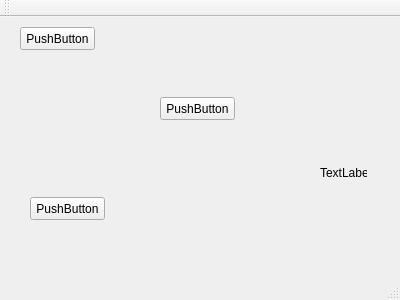
<?xml version="1.0" encoding="UTF-8"?>
<ui version="4.0">
 <class>MainWindow</class>
 <widget class="QMainWindow" name="MainWindow">
  <property name="geometry">
   <rect>
    <x>0</x>
    <y>0</y>
    <width>400</width>
    <height>300</height>
   </rect>
  </property>
  <property name="windowTitle">
   <string>MainWindow</string>
  </property>
  <widget class="QWidget" name="centralWidget">
   <widget class="QPushButton" name="pushButton">
    <property name="geometry">
     <rect>
      <x>160</x>
      <y>80</y>
      <width>75</width>
      <height>23</height>
     </rect>
    </property>
    <property name="text">
     <string>PushButton</string>
    </property>
   </widget>
   <widget class="QLabel" name="label">
    <property name="geometry">
     <rect>
      <x>320</x>
      <y>150</y>
      <width>47</width>
      <height>12</height>
     </rect>
    </property>
    <property name="text">
     <string>TextLabel</string>
    </property>
   </widget>
   <widget class="QPushButton" name="pushButton_2">
    <property name="geometry">
     <rect>
      <x>20</x>
      <y>10</y>
      <width>75</width>
      <height>23</height>
     </rect>
    </property>
    <property name="text">
     <string>PushButton</string>
    </property>
   </widget>
   <widget class="QPushButton" name="pushButton_3">
    <property name="geometry">
     <rect>
      <x>30</x>
      <y>180</y>
      <width>75</width>
      <height>23</height>
     </rect>
    </property>
    <property name="text">
     <string>PushButton</string>
    </property>
   </widget>
  </widget>
  <widget class="QMenuBar" name="menuBar">
   <property name="geometry">
    <rect>
     <x>0</x>
     <y>0</y>
     <width>400</width>
     <height>22</height>
    </rect>
   </property>
  </widget>
  <widget class="QToolBar" name="mainToolBar">
   <attribute name="toolBarArea">
    <enum>TopToolBarArea</enum>
   </attribute>
   <attribute name="toolBarBreak">
    <bool>false</bool>
   </attribute>
  </widget>
  <widget class="QStatusBar" name="statusBar"/>
 </widget>
 <layoutdefault spacing="6" margin="11"/>
 <resources/>
 <connections/>
</ui>
